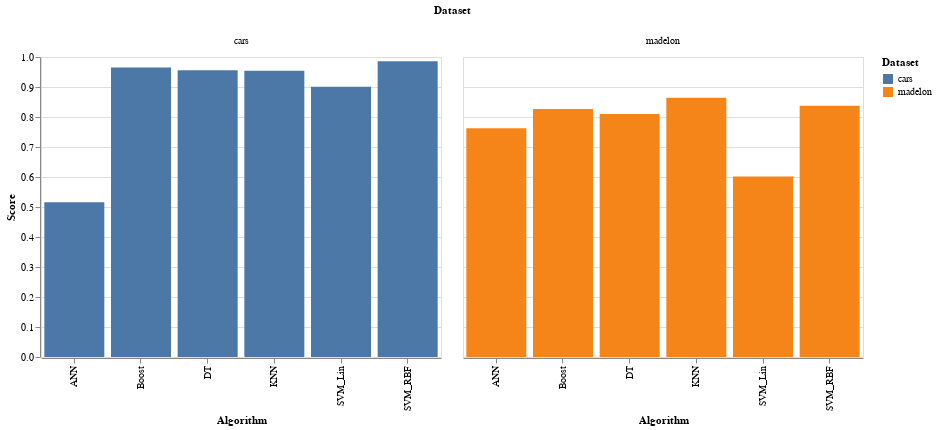

This figure's notebook cell:
### Markdown cell above
## Overall Scores

### Code cell
results = pd.read_csv('reports/output/test-results-reduced-cars.csv')
results['Best_Params'] = results.loc[:, 'Hyperparameters':].astype(str).sum(axis=1)
alt.Chart(results).mark_bar().encode(
    x='Algorithm:N',
    y=alt.Y('Score:Q', scale=alt.Scale(domain=[0.0, 1.0])),
    column='Dataset:N',
    color='Dataset:N'
)

### Figure 1 — Vega-Lite specification as saved in the notebook (floating-point values rounded to 4 significant figures)
{"$schema": "https://vega.github.io/schema/vega-lite/v2.6.0.json", "config": {"background": "white", "view": {"height": 300, "width": 400}}, "data": {"name": "data-2175f7630414eb45b901e788a2cdfbc3"}, "datasets": {"data-2175f7630414eb45b901e788a2cdfbc3": [{"Algorithm": "ANN", "Best_Params": "{'MLP__activation': 'relu' 'MLP__alpha': 0.0001 'MLP__hidden_layer_sizes': (62, 62, 62)}", "Dataset": "cars", "Hyperparameters": "{'MLP__activation': 'relu'", "Score": 0.516, "Unnamed: 4": " 'MLP__alpha': 0.0001", "Unnamed: 5": " 'MLP__hidden_layer_sizes': (62, 62, 62)}"}, {"Algorithm": "Boost", "Best_Params": "{'Boost__base_estimator__alpha': -0.001 'Boost__n_estimators': 5}nan", "Dataset": "cars", "Hyperparameters": "{'Boost__base_estimator__alpha': -0.001", "Score": 0.9649, "Unnamed: 4": " 'Boost__n_estimators': 5}", "Unnamed: 5": null}, {"Algorithm": "DT", "Best_Params": "{'DT__alpha': 0 'DT__class_weight': 'balanced' 'DT__criterion': 'gini'}", "Dataset": "cars", "Hyperparameters": "{'DT__alpha': 0", "Score": 0.9555, "Unnamed: 4": " 'DT__class_weight': 'balanced'", "Unnamed: 5": " 'DT__criterion': 'gini'}"}, {"Algorithm": "KNN", "Best_Params": "{'KNN__metric': 'manhattan' 'KNN__n_neighbors': 10 'KNN__weights': 'distance'}", "Dataset": "cars", "Hyperparameters": "{'KNN__metric': 'manhattan'", "Score": 0.9541, "Unnamed: 4": " 'KNN__n_neighbors': 10", "Unnamed: 5": " 'KNN__weights': 'distance'}"}, {"Algorithm": "SVM_Lin", "Best_Params": "{'SVM__alpha': 0.1 'SVM__n_iter': 687}nan", "Dataset": "cars", "Hyperparameters": "{'SVM__alpha': 0.1", "Score": 0.9007, "Unnamed: 4": " 'SVM__n_iter': 687}", "Unnamed: 5": null}, {"Algorithm": "SVM_RBF", "Best_Params": "{'SVM__alpha': 0.00031622776601683794 'SVM__gamma_frac': 0.15000000000000002 'SVM__n_iter': 687}", "Dataset": "cars", "Hyperparameters": "{'SVM__alpha': 0.00031622776601683794", "Score": 0.9857, "Unnamed: 4": " 'SVM__gamma_frac': 0.15000000000000002", "Unnamed: 5": " 'SVM__n_iter': 687}"}, {"Algorithm": "ANN", "Best_Params": "{'MLP__activation': 'relu' 'MLP__alpha': 0.01 'MLP__hidden_layer_sizes': (18, 18, 18)}", "Dataset": "madelon", "Hyperparameters": "{'MLP__activation': 'relu'", "Score": 0.7628, "Unnamed: 4": " 'MLP__alpha': 0.01", "Unnamed: 5": " 'MLP__hidden_layer_sizes': (18, 18, 18)}"}, {"Algorithm": "Boost", "Best_Params": "{'Boost__base_estimator__alpha': 0.0316227766016838 'Boost__n_estimators': 30}nan", "Dataset": "madelon", "Hyperparameters": "{'Boost__base_estimator__alpha': 0.0316227766016838", "Score": 0.8269, "Unnamed: 4": " 'Boost__n_estimators': 30}", "Unnamed: 5": null}, {"Algorithm": "DT", "Best_Params": "{'DT__alpha': 0 'DT__class_weight': 'balanced' 'DT__criterion': 'gini'}", "Dataset": "madelon", "Hyperparameters": "{'DT__alpha': 0", "Score": 0.8103, "Unnamed: 4": " 'DT__class_weight': 'balanced'", "Unnamed: 5": " 'DT__criterion': 'gini'}"}, {"Algorithm": "KNN", "Best_Params": "{'KNN__metric': 'manhattan' 'KNN__n_neighbors': 10 'KNN__weights': 'distance'}", "Dataset": "madelon", "Hyperparameters": "{'KNN__metric': 'manhattan'", "Score": 0.8641, "Unnamed: 4": " 'KNN__n_neighbors': 10", "Unnamed: 5": " 'KNN__weights': 'distance'}"}, {"Algorithm": "SVM_Lin", "Best_Params": "{'SVM__alpha': 0.0001 'SVM__n_iter': 1034}nan", "Dataset": "madelon", "Hyperparameters": "{'SVM__alpha': 0.0001", "Score": 0.6013, "Unnamed: 4": " 'SVM__n_iter': 1034}", "Unnamed: 5": null}, {"Algorithm": "SVM_RBF", "Best_Params": "{'SVM__alpha': 0.0001 'SVM__gamma_frac': 0.8 'SVM__n_iter': 1034}", "Dataset": "madelon", "Hyperparameters": "{'SVM__alpha': 0.0001", "Score": 0.8372, "Unnamed: 4": " 'SVM__gamma_frac': 0.8", "Unnamed: 5": " 'SVM__n_iter': 1034}"}]}, "encoding": {"color": {"field": "Dataset", "type": "nominal"}, "column": {"field": "Dataset", "type": "nominal"}, "x": {"field": "Algorithm", "type": "nominal"}, "y": {"field": "Score", "scale": {"domain": [0, 1]}, "type": "quantitative"}}, "mark": "bar"}
